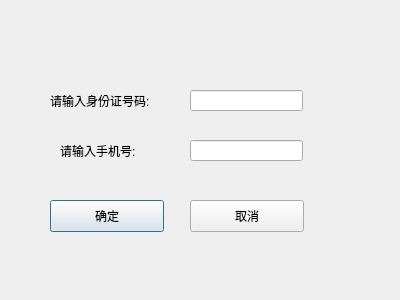
<?xml version="1.0" encoding="UTF-8"?>
<ui version="4.0">
 <class>getcardnum</class>
 <widget class="QDialog" name="getcardnum">
  <property name="geometry">
   <rect>
    <x>0</x>
    <y>0</y>
    <width>400</width>
    <height>300</height>
   </rect>
  </property>
  <property name="windowTitle">
   <string>Dialog</string>
  </property>
  <widget class="QPushButton" name="pushButton">
   <property name="geometry">
    <rect>
     <x>50</x>
     <y>200</y>
     <width>114</width>
     <height>32</height>
    </rect>
   </property>
   <property name="text">
    <string>确定</string>
   </property>
  </widget>
  <widget class="QPushButton" name="pushButton_2">
   <property name="geometry">
    <rect>
     <x>190</x>
     <y>200</y>
     <width>114</width>
     <height>32</height>
    </rect>
   </property>
   <property name="text">
    <string>取消</string>
   </property>
  </widget>
  <widget class="QLabel" name="label">
   <property name="geometry">
    <rect>
     <x>50</x>
     <y>90</y>
     <width>111</width>
     <height>21</height>
    </rect>
   </property>
   <property name="text">
    <string>请输入身份证号码:</string>
   </property>
  </widget>
  <widget class="QLineEdit" name="lineEdit">
   <property name="geometry">
    <rect>
     <x>190</x>
     <y>90</y>
     <width>113</width>
     <height>21</height>
    </rect>
   </property>
   <property name="styleSheet">
    <string notr="true">color: rgb(0, 0, 0);</string>
   </property>
  </widget>
  <widget class="QLineEdit" name="lineEdit_2">
   <property name="geometry">
    <rect>
     <x>190</x>
     <y>140</y>
     <width>113</width>
     <height>21</height>
    </rect>
   </property>
   <property name="styleSheet">
    <string notr="true">color: rgb(0, 0, 0);</string>
   </property>
  </widget>
  <widget class="QLabel" name="label_2">
   <property name="geometry">
    <rect>
     <x>60</x>
     <y>140</y>
     <width>101</width>
     <height>21</height>
    </rect>
   </property>
   <property name="text">
    <string>请输入手机号:</string>
   </property>
  </widget>
 </widget>
 <resources/>
 <connections/>
</ui>
